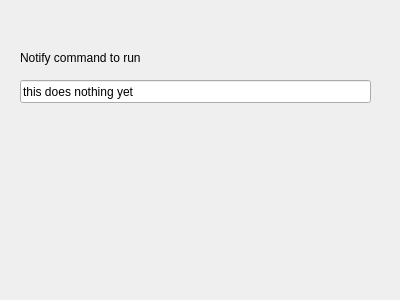
<?xml version="1.0" encoding="UTF-8"?>
<ui version="4.0">
 <class>OptionsForm</class>
 <widget class="QWidget" name="OptionsForm">
  <property name="geometry">
   <rect>
    <x>0</x>
    <y>0</y>
    <width>400</width>
    <height>300</height>
   </rect>
  </property>
  <property name="windowTitle">
   <string>Form</string>
  </property>
  <widget class="QLineEdit" name="lineEdit">
   <property name="geometry">
    <rect>
     <x>20</x>
     <y>80</y>
     <width>351</width>
     <height>23</height>
    </rect>
   </property>
   <property name="text">
    <string>this does nothing yet</string>
   </property>
  </widget>
  <widget class="QLabel" name="label">
   <property name="geometry">
    <rect>
     <x>20</x>
     <y>50</y>
     <width>341</width>
     <height>16</height>
    </rect>
   </property>
   <property name="text">
    <string>Notify command to run</string>
   </property>
  </widget>
 </widget>
 <resources/>
 <connections/>
</ui>
